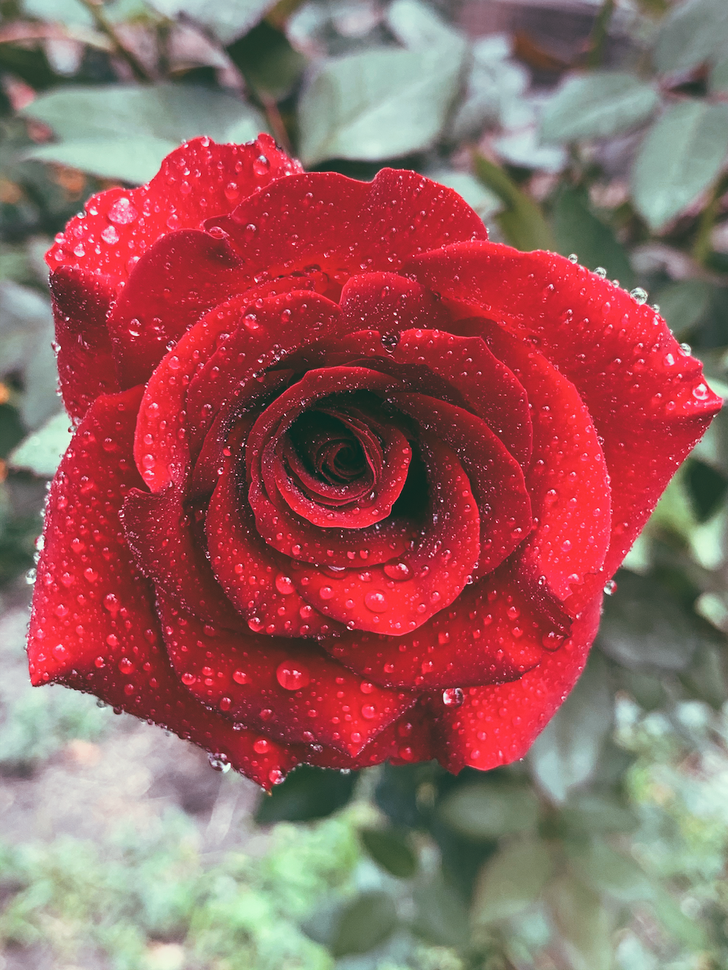
#> input picture Python/OpenCV/Photos/flower.png, 728 x 970 px, shrunk from 1000 x 1333 before the run, found by its file name
$ python rgb2gray.py
#> lines starting #> are read from the running program, lines starting #| are printed output that depends on the picture
#> further down, img is the input picture: shape (970, 728, 3); mean B, G, R 97.4, 99.8, 151.4
import cv2 as cv
import numpy as np

def RGB2Gray1(im):
    h,w,c = im.shape
#> h = 970; w = 728; c = 3
    gim = np.zeros((h, w), dtype=np.uint8)
    for i in range(h):
        for j in range(w):
            gim[i][j] = (int(im[i][j][0]) + int(im[i][j][1]) + int(im[i][j][2])) // 3
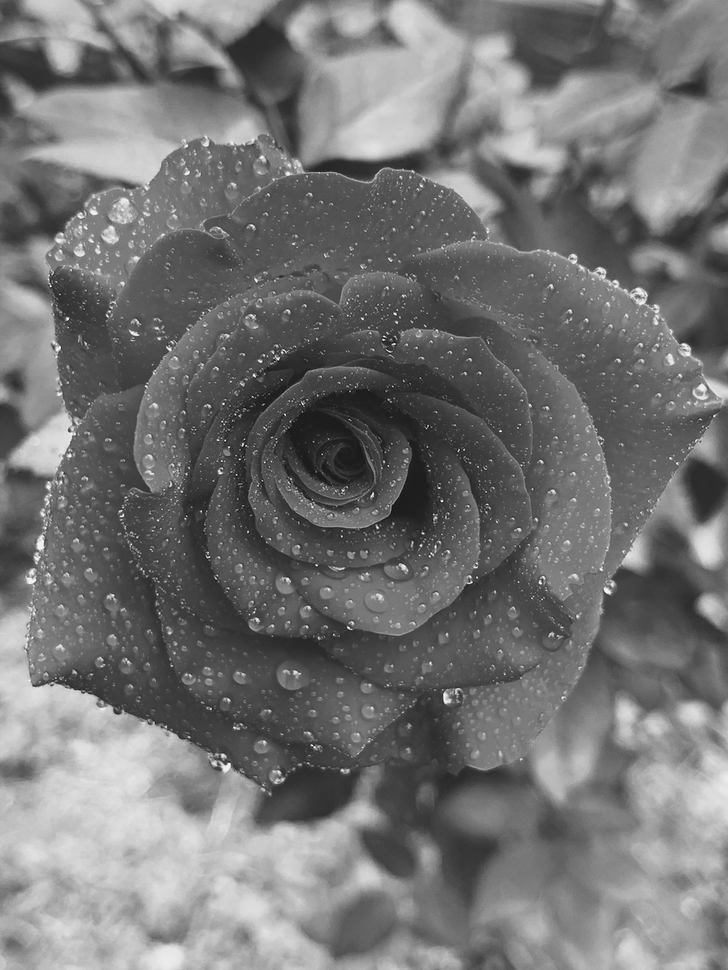
#> gim: shape (970, 728); min 3, max 254, mean 115.8
    return gim


def RGB2Gray2(im):
    h,w,c = im.shape
#> h = 970; w = 728; c = 3
    gim = np.zeros((h, w), dtype=np.uint8)
    for i in range(h):
        for j in range(w):
            gim[i][j] = 0.3 * im[i][j][2] + 0.59 * im[i][j][1] + 0.11 * im[i][j][0]
    return gim


img = cv.imread('/Users/agnibhu.mandal/Documents/Code/Python/OpenCV/Photos/flower.png')
gim = RGB2Gray1(img)
cv.imshow('RGB2Gray1', gim)
gim = RGB2Gray2(img)
cv.imshow('RGB2Gray2', gim)
gim = cv.cvtColor(img, cv.COLOR_BGR2GRAY)
cv.imshow('RGB2Gray3', gim)
cv.waitKey(0)
cv.destroyAllWindows()

$ run again, with Python/OpenCV/Photos/book.jpeg saved as Python/OpenCV/Photos/flower.png
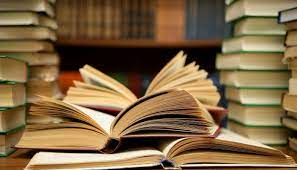
#> input picture Python/OpenCV/Photos/book.jpeg, 297 x 170 px, found by its file name
#> img is the input picture: shape (170, 297, 3); mean B, G, R 68.9, 102.9, 128.1
#> after the loop in RGB2Gray1, `for i in range(h):`:
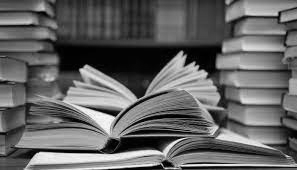
#> gim: shape (170, 297); min 0, max 250, mean 99.6

$ run again, with Python/OpenCV/Photos/city.jpeg saved as Python/OpenCV/Photos/flower.png
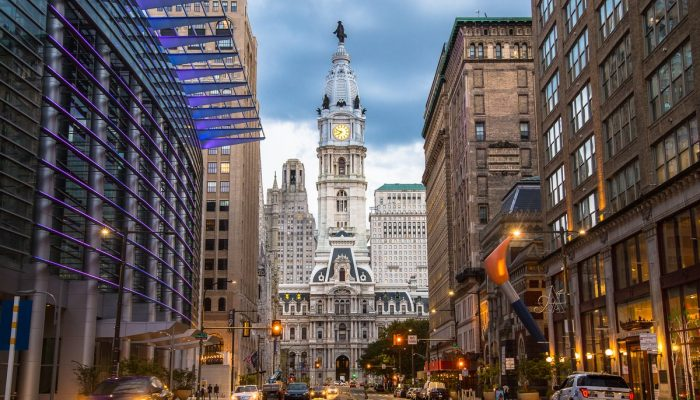
#> input picture Python/OpenCV/Photos/city.jpeg, 700 x 400 px, found by its file name
#> img is the input picture: shape (400, 700, 3); mean B, G, R 88.4, 89.2, 97.9
#> after the loop in RGB2Gray1, `for i in range(h):`:
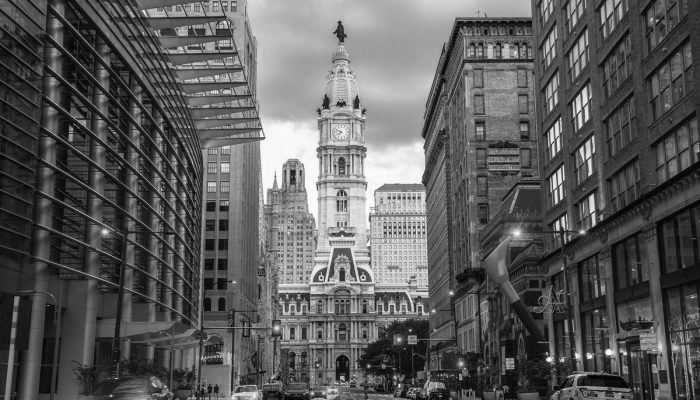
#> gim: shape (400, 700); min 0, max 255, mean 91.5

$ run again, with Python/OpenCV/Photos/cycle.jpeg saved as Python/OpenCV/Photos/flower.png
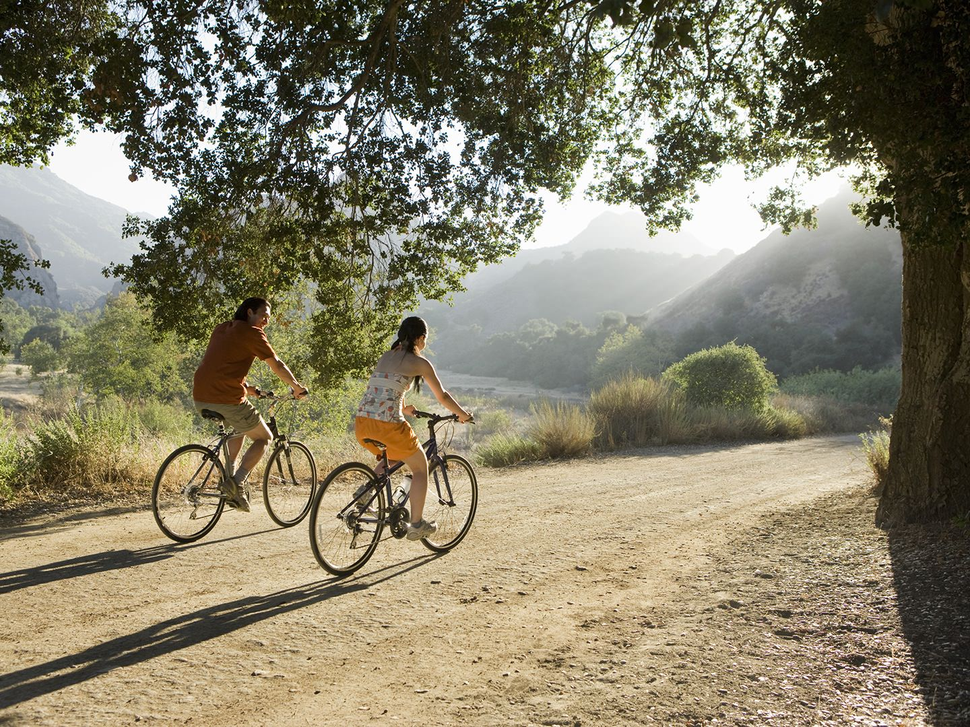
#> input picture Python/OpenCV/Photos/cycle.jpeg, 970 x 727 px, shrunk from 1440 x 1080 before the run, found by its file name
#> img is the input picture: shape (727, 970, 3); mean B, G, R 105.4, 127.9, 134.1
#> after the loop in RGB2Gray1, `for i in range(h):`:
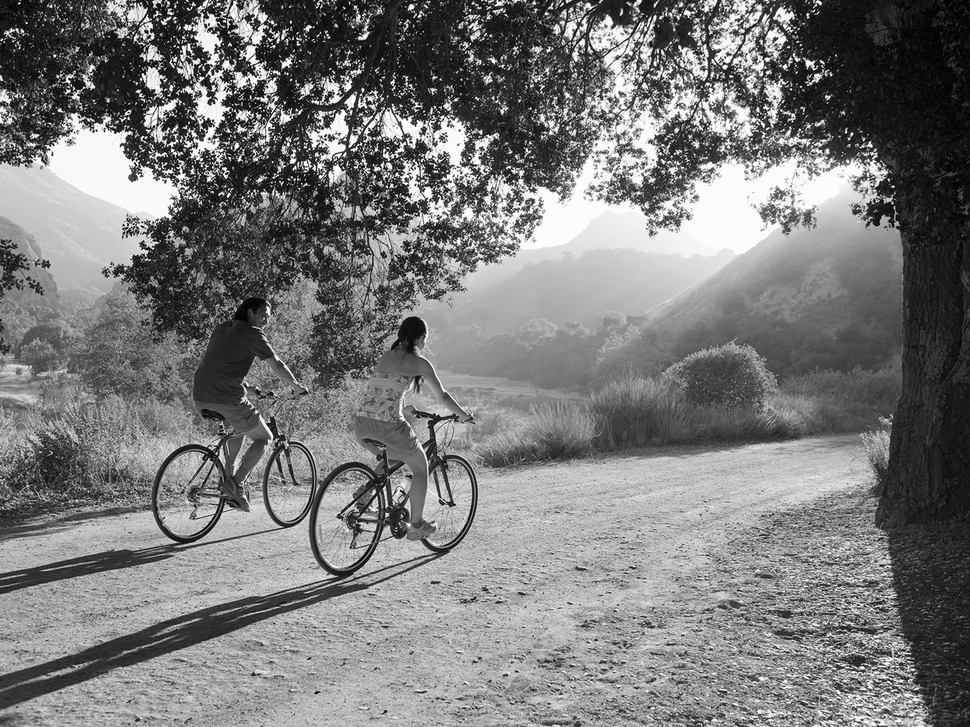
#> gim: shape (727, 970); min 0, max 255, mean 122.1
